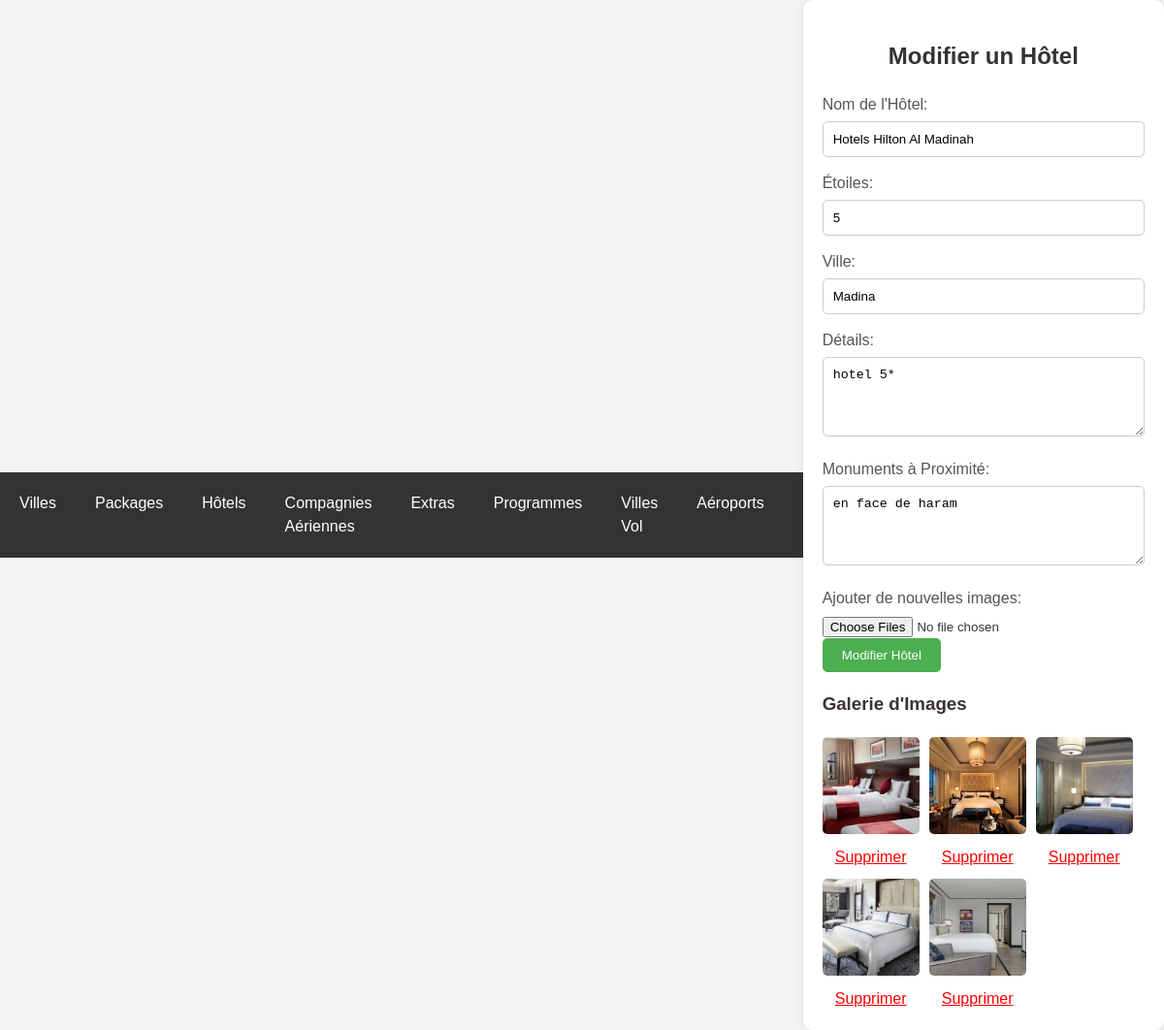
The app's page /edit_hotel.php?id=4 (signed in) with its own data.
### tables this page shows
CREATE TABLE `hotels` (
  `id` int(11) NOT NULL,
  `nom` varchar(255) NOT NULL,
  `etoiles` int(11) NOT NULL,
  `ville` varchar(100) NOT NULL,
  `details` text NOT NULL,
  `monument` varchar(255) NOT NULL,
  `image_gallery` text DEFAULT NULL
);

CREATE TABLE `hotel_gallery` (
  `id` int(11) NOT NULL,
  `hotel_id` int(11) NOT NULL,
  `image_path` varchar(255) NOT NULL
);

### edit_hotel.php (the view, shortened to what this page needs)
<?php
include 'db.php';
if (isset($_GET['id'])) {
    $hotel_id = $_GET['id'];
    $sql = "SELECT * FROM hotels WHERE id = $hotel_id";
    $result = $conn->query($sql);
    if ($result->num_rows > 0) {
        $row = $result->fetch_assoc();
        $nom = $row['nom'];
        $etoiles = $row['etoiles'];
        $ville = $row['ville'];
        $details = $row['details'];
        $monument = $row['monument'];
    } else {
        echo "Aucun hôtel trouvé avec cet identifiant.";
        exit();
    }
    $sql_images = "SELECT * FROM hotel_gallery WHERE hotel_id = $hotel_id";
    $result_images = $conn->query($sql_images);
} else {
    echo "Identifiant de l'hôtel non spécifié.";
    exit();
}
?>
<!DOCTYPE html>
<html lang="fr">
<head>
    <link rel="stylesheet" href="styles.css">
    <?php include 'header.php'; ?>
</head>
<body>
    <div class="container">
        <h2>Modifier un Hôtel</h2>
        <form action="edit_hotel.php?id=<?php echo $hotel_id; ?>" method="POST" enctype="multipart/form-data">
            <label for="nom">Nom de l'Hôtel:</label>
            <input type="text" id="nom" name="nom" value="<?php echo $nom; ?>" required>
            <label for="etoiles">Étoiles:</label>
            <input type="number" id="etoiles" name="etoiles" value="<?php echo $etoiles; ?>" required>
            <label for="ville">Ville:</label>
            <input type="text" id="ville" name="ville" value="<?php echo $ville; ?>" required>
            <label for="details">Détails:</label>
            <textarea id="details" name="details" rows="4" required><?php echo $details; ?></textarea>
            <label for="monument">Monuments à Proximité:</label>
            <textarea id="monument" name="monument" rows="4" required><?php echo $monument; ?></textarea>
            <label for="images">Ajouter de nouvelles images:</label>
            <input type="file" id="images" name="images[]" multiple>
            <button type="submit" name="update_hotel">Modifier Hôtel</button>
        </form>
        <h3>Galerie d'Images</h3>
        <div class="image-gallery">
            <?php
            if ($result_images->num_rows > 0) {
                while ($row_image = $result_images->fetch_assoc()) {
                    echo "<div>";
                    echo "<img src='" . $row_image['image_path'] . "' alt='Image'>";
                    echo "<a class='delete-button' href='edit_hotel.php?id=$hotel_id&delete_image=" . $row_image['id'] . "'>Supprimer</a>";
                    echo "</div>";
                }
            } else {
                echo "<p>Aucune image disponible pour cet hôtel.</p>";
            }
            ?>
        </div>
    </div>
</body>
</html>

### css/styles.css (style rules this page uses)
body { font-family: 'Lexend', sans-serif; line-height: 1.5; min-height: 100vh; display: flex; align-items: center; justify-content: center; color: #393232; background-color: #f7f7f7; }

### edit_hotel.php (style rules this page uses)
body { font-family: Arial, sans-serif; background-color: #f4f4f4; margin: 0; padding: 0; box-sizing: border-box; }
.container { width: 80%; margin: auto; background-color: #fff; padding: 20px; border-radius: 10px; box-shadow: 0 0 10px rgba(0, 0, 0, 0.1); }
h2 { text-align: center; color: #333; }
form { margin-top: 20px; }
label { display: block; margin-bottom: 5px; color: #555; }
input[type="text"], input[type="number"], textarea, select { width: 100%; padding: 10px; margin-bottom: 15px; border: 1px solid #ccc; border-radius: 5px; box-sizing: border-box; }
button[type="submit"] { background-color: #4caf50; color: #fff; padding: 10px 20px; border: none; border-radius: 5px; cursor: pointer; }
.image-gallery { display: flex; flex-wrap: wrap; gap: 10px; margin-top: 20px; }
.image-gallery img { width: 100px; height: 100px; object-fit: cover; border-radius: 5px; }
.image-gallery .delete-button { display: block; text-align: center; margin-top: 5px; color: red; cursor: pointer; }

### header.php (style rules this page uses)
body { font-family: Arial, sans-serif; background-color: #f4f4f4; margin: 0; padding: 0; box-sizing: border-box; }

### records on screen
hotels: nom "Hotels Hilton Al Madinah", etoiles "5", ville "Madina", details "hotel 5*", monument "en face de haram"
hotel_gallery: image_path (picture)
hotel_gallery: image_path (picture)
hotel_gallery: image_path (picture)
hotel_gallery: image_path (picture)
hotel_gallery: image_path (picture)
